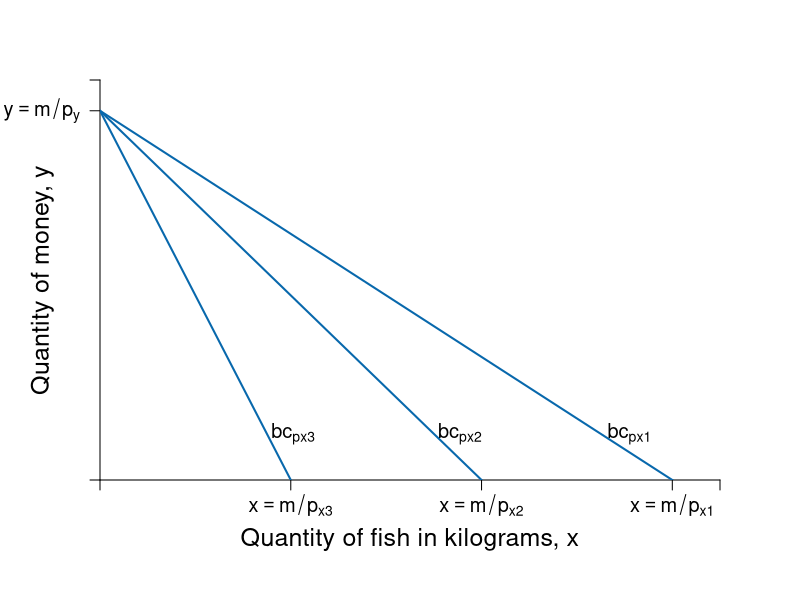

Write the R code that produced this figure.
require(shape)
pdf(file = "indmarketdemand/budget_pchange.pdf", width = 9, height = 7)

#Set parameters for graphics
axislabelsize <- 1.5
labelsize <- 1.2
graphlinewidth <- 2
segmentlinewidth <- 1.5

COL <- c("#7fc97f", "#beaed4", "#fdc086", "#ffff99", "#386cb0", "#f0027f", "#bf5b17", "#666666")
COLA <- c("#99d8c9","#66c2a4","#41ae76", "#238b45", "#005824")
COLB <- c("#4eb3d3", "#2b8cbe", "#0868ac","#084081")

#Edited the margins to cater for the larger LHS labels
par(mar =  c(6, 5, 4, 4))

mrsA <- function(x, rmax = 10, xmax = 20) {
  rmax - (rmax/xmax)*x
}


uA <- function(x, y, rmax = 2, xmax = 12) {
  y + rmax*x - (1/2)*(rmax/xmax)*x^2
}

indiffA1 <- function(x, uA = 10, rmax = 2.5, xmax = 10) {
  uA - rmax*x + (1/2)*(rmax/xmax)*(x^2)
}


bcA <- function(x, w = 20, p = 2) {
  w - p*x
}


xlims <- c(0, 13)
ylims <- c(0, 13)

npts <- 501 
x <- seq(xlims[1], xlims[2], length.out = npts)
y <- seq(ylims[1], ylims[2], length.out = npts) 
a <- c(13, 15, 17)

plot(0, 0, xlim = xlims, ylim = ylims, type = "n",
     xlab = expression(paste("")),
     ylab = expression(paste("")), 
     xaxt = "n", 
     yaxt = "n", 
     cex.lab = axislabelsize, 
     bty = "n",
     xaxs="i", 
     yaxs="i")

# ticksy <- seq(from = 0, to = ylims[2], by = 2)
# ylabels <- seq(from = 0, to = ylims[2], by = 2)
# ticksx <- seq(from = 0, to = xlims[2], by = 2)
# xlabels <- seq(from = 0, to = xlims[2], by = 2)
ticksy <- c(0, 12, ylims[2])
ylabels <- c(NA, expression(paste(y == m/p[y])), NA)
ticksx <- c(0, 4, 8, 12, xlims[2])
xlabels <- c(NA, expression(paste(x == m/p[x3])), expression(paste(x == m/p[x2])), expression(paste(x == m/p[x1])), NA)

axis(1, at = ticksx, pos = 0, labels = xlabels, cex.axis = labelsize)
axis(2, at = ticksy, pos = 0, labels = ylabels, las = 1, cex.axis = labelsize)

npts <- 500 
xx1 <- seq(xlims[1], xlims[2], length.out = npts)

lines(xx1, bcA(xx1, w = 12, p = 1), col = COLB[3], lwd = graphlinewidth)
lines(xx1, bcA(xx1, w = 12, p = 1.5), col = COLB[3], lwd = graphlinewidth)
lines(xx1, bcA(xx1, w = 12, p = 3), col = COLB[3], lwd = graphlinewidth)
#lines(xx1, indiffA1(xx1, uA = 20, rmax = 2.5, xmax = 10), col = COLB[4], lwd = graphlinewidth)



#mtext(expression(paste("Quantity of fish in kilograms, ", x)), side=1, line = 2.5, cex = axislabelsize)
text(0.5*xlims[2], ylims[1] - 0.15*ylims[2], expression(paste("Quantity of fish in kilograms, ", x)), xpd = TRUE, cex = axislabelsize) 
text(-1.2, 0.5*ylims[2], expression(paste("Quantity of money, ", y)), xpd = TRUE, cex = axislabelsize, srt = 90) 

#segments(4.11765, 6.17647, 5.88, 8.88, lty = 1, col = COL[2] , lwd = graphlinewidth)
#text(7.3, 3, expression("Pareto Efficient"))
#text(7.3, 2.5, expression("Curve"))
#Arrows(7.3, 3.5, 7.3, 6.1, col = "black", lty = 1, lwd = 2, arr.type = "triangle", arr.lwd = 0.5)

#Label the iso-welfare functions for the HG, Aisha
text(4.05, 1.5, expression(bc[px3]), cex = labelsize)
text(7.55, 1.5, expression(bc[px2]), cex = labelsize)
text(11.1, 1.5, expression(bc[px1]), cex = labelsize)
#text(6.6, 8.3, expression(u[4]^A))

#Label the indifference curves for the HG, Betty
# text(7.6, 17, expression(u[1]^B))
# text(6.75, 17, expression(u[2]^B))
# text(6, 17, expression(u[3]^B))
#text(3.4, 6.9, expression(v[4]^B))

#Label mrs function
#text(10, 8, expression(paste(mrs(x,y) == r[max] - frac(r[max], x[max])*x)))
#Arrows(10, 7.5, 10, 5.6, col = "black", lty = 1, lwd = 2, arr.type = "triangle", arr.lwd = 0.5)

#Label satiation
#text(20, 4, expression(paste(x[max] == "Point")))
#text(20, 3, expression(paste("of Satiation")))
#Arrows(20, 2.5, 20, 0.5, col = "black", lty = 1, lwd = 2, arr.type = "triangle", arr.lwd = 0.5)

#Label highest willingness to pay
# text(5, 10.5, expression(paste(r[max] == "Maximum")))
# text(5, 9.5, expression(paste("Willingness to Pay")))
# Arrows(3, 10, 0.5, 10, col = "black", lty = 1, lwd = 2, arr.type = "triangle", arr.lwd = 0.5)


# contour(x, y, 
#         outer(x, y, uA),
#         #labels = c("v1", "v2", "v3"),
#         drawlabels = FALSE,
#         col = COLA[3],
#         #xlab = expression(paste("A's Apples, ", x)),
#         #ylab = expression(paste("A's Oranges, ", y)),
#         #cex.lab = axislabelsize,
#         lwd = graphlinewidth,
#         levels = a, 
#         xaxs="i", 
#         yaxs="i", 
#         add = TRUE)

#segments(0, 6, 6, 6, lty = 2, col = "gray" , lwd = segmentlinewidth)
#segments(6, 0, 6, 6, lty = 2, col = "gray" , lwd = segmentlinewidth)
#points(6, 6, pch = 16, col = "black", cex = 1.5)

# par(new = TRUE)
# 
# #Use the same x and ylims as previously, but with locations switched
# xlims2 <- c(18, 0)
# ylims2 <- c(18, 0)

#Leave the ylab and xlab blank to ensure no axes titles
# plot(0, 0, xlim = xlims2, ylim = ylims2, type = "n",
#      xlab = expression(paste("")),
#      ylab = expression(paste("")),
#      xaxt = "n", 
#      yaxt = "n", 
#      cex.lab = 1.3, 
#      bty = "n",
#      xaxs="i", 
#      yaxs="i")
# 
# 
# lines(xx1, indiffAlow(xx1, uA = 46.08, alpha = 16, beta = 1/24), col = COL[2], lwd = graphlinewidth)


#Set up axes at sides 3 and 4 (top and right)
# axis(side = 3, at = ticksx, pos = 0, labels = xlabels)
# axis(side = 4, at = ticksy, pos = 0, labels = ylabels, las = 0)
# mtext("B's Apples, x", side=3, line = 2.5, cex = axislabelsize)
# text(-0.8, 7, expression(paste("B's Oranges, y")), xpd = TRUE, cex = axislabelsize, srt = 270) 
# 
# #Add arrows:
# arrows(-0.8, 10, -0.8, 14, xpd = TRUE, length=0.1,angle=40,lwd=3)
# arrows(6.2, -1.8, 9, -1.8, xpd = TRUE, length=0.1,angle=40,lwd=3)
# 

#Customize ticks and labels for the plot
#ticksy <- seq(from = 0, to = 15, by = 1)
#ylabels <- seq(from = 0, to = 15, by = 1)
#ticksx <- seq(from = 0, to = 10, by = 1)
#xlabels <- seq(from = 0, to = 10, by = 1)
#axis(1, at = ticksx, pos = 0, labels = xlabels)
#axis(2, at = ticksy, pos = 0, labels = ylabels, las = 0)

dev.off()
